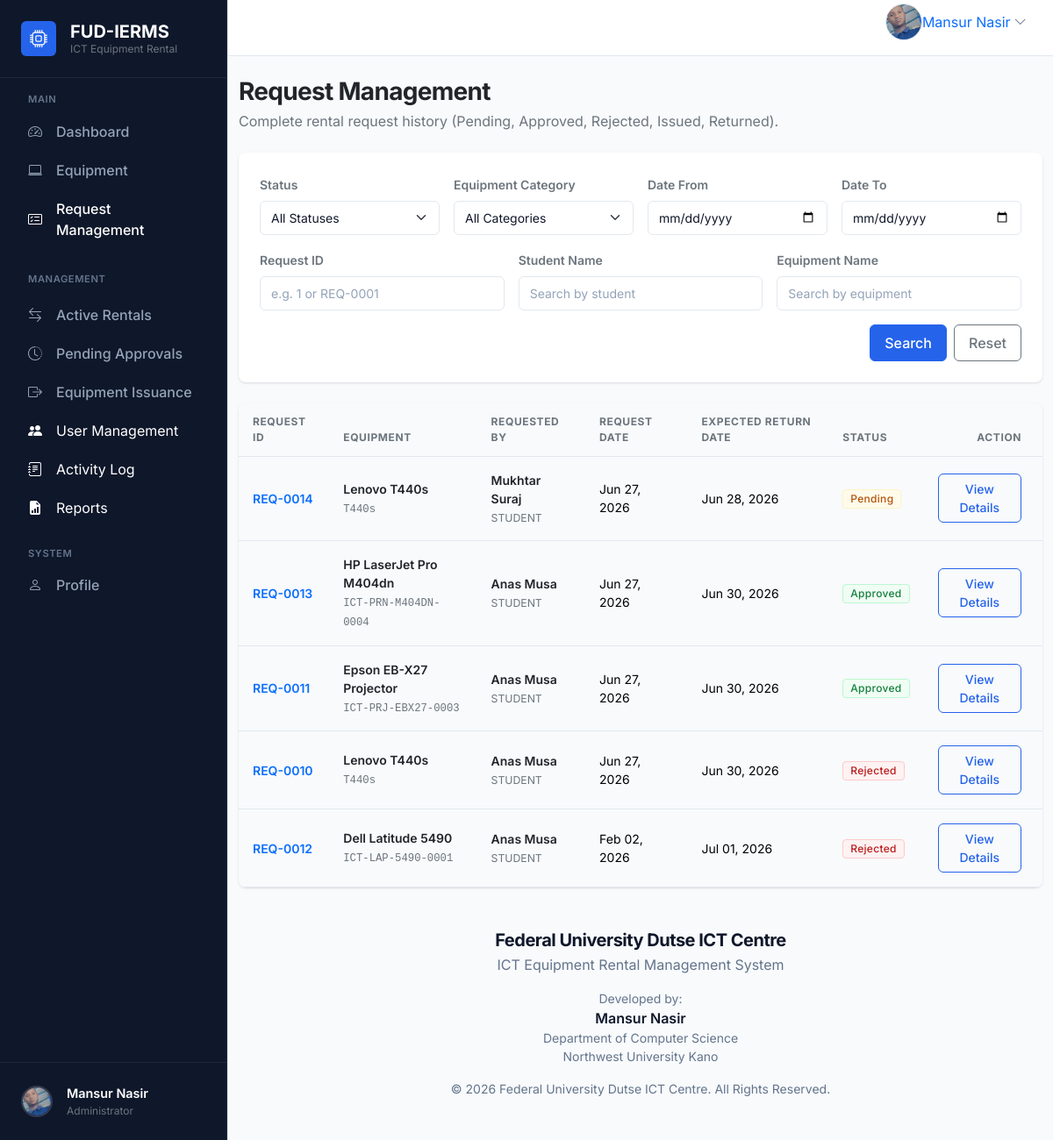
The app's page /rentals/admin/request-management/ (signed in), older data.
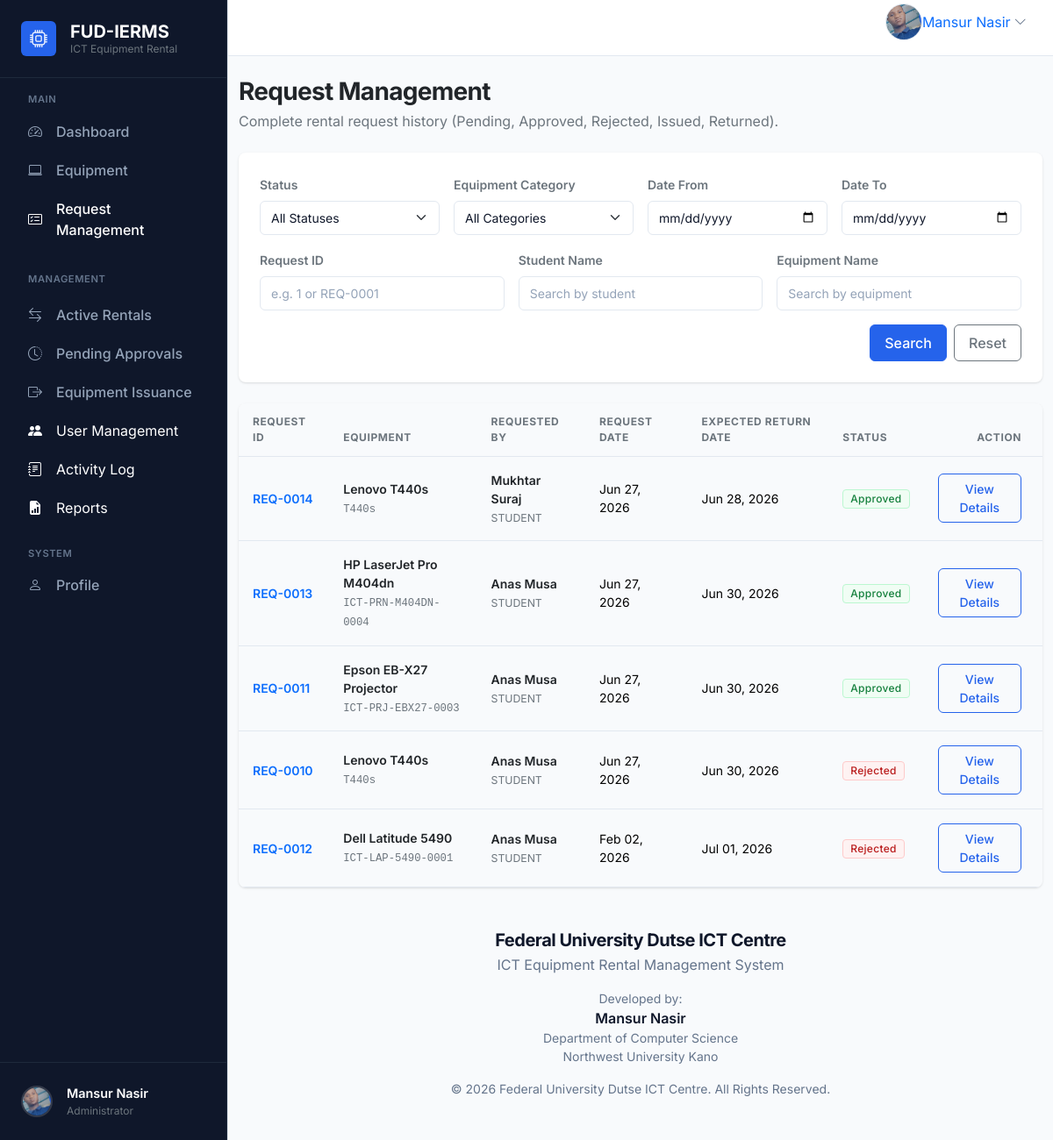
The same page, newer data.
### rentals/models.py (models this page shows, shortened)
class RentalRequest(models.Model):
    class Status(models.TextChoices):
        PENDING = "PENDING", "Pending"
        APPROVED = "APPROVED", "Approved"
        REJECTED = "REJECTED", "Rejected"
    requester = models.ForeignKey(
        settings.AUTH_USER_MODEL,
        on_delete=models.CASCADE,
        related_name="rental_requests",
    )
    equipment = models.ForeignKey(
        Equipment,
        on_delete=models.CASCADE,
        related_name="rental_requests",
    )
    quantity = models.PositiveIntegerField(default=1)
    purpose = models.TextField()
    request_date = models.DateField()
    expected_return_date = models.DateField()
    status = models.CharField(
        max_length=20,
        choices=Status.choices,
        default=Status.PENDING,
    )
    remarks = models.TextField(blank=True)
    approved_date = models.DateField(null=True, blank=True, db_index=True)
    created_at = models.DateTimeField(auto_now_add=True)
    updated_at = models.DateTimeField(auto_now=True)
    class Meta:
        ordering = ["-created_at"]
        indexes = [
            models.Index(fields=["status"]),
            models.Index(fields=["request_date"]),
        ]

### equipment/models.py (models this page shows, shortened)
class Equipment(models.Model):
    class Category(models.TextChoices):
        LAPTOP = "LAPTOP", "Laptop"
        PROJECTOR = "PROJECTOR", "Projector"
        PRINTER = "PRINTER", "Printer"
        SCANNER = "SCANNER", "Scanner"
        CAMERA = "CAMERA", "Camera"
        NETWORKING = "NETWORKING", "Networking Device"
    class Status(models.TextChoices):
        AVAILABLE = "AVAILABLE", "Available"
        UNAVAILABLE = "UNAVAILABLE", "Unavailable"
        MAINTENANCE = "MAINTENANCE", "Maintenance"
    class Condition(models.TextChoices):
        EXCELLENT = "EXCELLENT", "Excellent"
        GOOD = "GOOD", "Good"
        FAIR = "FAIR", "Fair"
        DAMAGED = "DAMAGED", "Damaged"
    name = models.CharField(max_length=255)
    category = models.CharField(
        max_length=50,
        choices=Category.choices,
        default=Category.LAPTOP,
    )
    description = models.TextField(blank=True)
    serial_number = models.CharField(max_length=100, unique=True)
    quantity = models.PositiveIntegerField(default=1)
    available_quantity = models.PositiveIntegerField(default=1)
    condition = models.CharField(
        max_length=50,
        choices=Condition.choices,
        default=Condition.EXCELLENT,
    )
    image = models.ImageField(
        upload_to="equipment_images/",
        blank=True,
        null=True,
    )
    status = models.CharField(
        max_length=50,
        choices=Status.choices,
        default=Status.AVAILABLE,
    )
    created_at = models.DateTimeField(auto_now_add=True)
    updated_at = models.DateTimeField(auto_now=True)
    class Meta:
        ordering = ["name"]
        indexes = [
            models.Index(fields=["category"]),
            models.Index(fields=["status"]),
        ]

### accounts/models.py (models this page shows, shortened)
class User(AbstractUser):
    objects = CustomUserManager()
    class Role(models.TextChoices):
        ADMIN = "ADMIN", "Admin"
        STUDENT = "STUDENT", "Student"
        STAFF = "STAFF", "Staff"
    role = models.CharField(
        max_length=20,
        choices=Role.choices,
        default=Role.STUDENT,
        db_index=True,
    )
    phone = models.CharField(max_length=20, blank=True, db_index=True)
    faculty = models.CharField(max_length=255, blank=True)
    department = models.CharField(max_length=255, blank=True)
    profile_image = models.ImageField(
        upload_to="profile_images/",
        blank=True,
        null=True,
    )
    created_at = models.DateTimeField(auto_now_add=True)
    updated_at = models.DateTimeField(auto_now=True)
    class Meta:
        verbose_name = "User"
        verbose_name_plural = "Users"
        ordering = ["-created_at"]
        indexes = [
            models.Index(fields=["role"]),
        ]

### rentals/views.py (the view)
class AdminRequestManagementListView(LoginRequiredMixin, AdminRequiredMixin, ListView):
    model = RentalRequest
    template_name = "rentals/admin_request_management.html"
    context_object_name = "requests"
    paginate_by = 10
    def get_queryset(self):
        qs = RentalRequest.objects.select_related("requester", "equipment", "rental")
        qs = annotate_request_management_queryset(qs)
        status = self.request.GET.get("status")
        if status:
            qs = qs.filter(history_status=status)
        equipment_category = self.request.GET.get("equipment_category")
        if equipment_category:
            qs = qs.filter(equipment__category=equipment_category)
        date_from = self.request.GET.get("date_from")
        if date_from:
            qs = qs.filter(request_date__gte=date_from)
        date_to = self.request.GET.get("date_to")
        if date_to:
            qs = qs.filter(request_date__lte=date_to)
        request_id = self.request.GET.get("request_id")
        if request_id:
            digits = "".join(filter(str.isdigit, request_id))
            if digits:
                qs = qs.filter(pk=int(digits))
        student_name = self.request.GET.get("student_name")
        if student_name:
            qs = qs.filter(
                Q(requester__username__icontains=student_name)
                | Q(requester__first_name__icontains=student_name)
                | Q(requester__last_name__icontains=student_name)
            )
        equipment_name = self.request.GET.get("equipment_name")
        if equipment_name:
            qs = qs.filter(equipment__name__icontains=equipment_name)
        return qs.order_by("-request_date", "-pk")
    def get_context_data(self, **kwargs):
        context = super().get_context_data(**kwargs)
        context["status_choices"] = [
            ("PENDING", "Pending"),
            ("APPROVED", "Approved"),
            ("REJECTED", "Rejected"),
            ("ISSUED", "Issued"),
            ("RETURNED", "Returned"),
        ]
        try:
            from equipment.models import Equipment
            context["equipment_categories"] = Equipment.Category.choices
        except Exception:
            context["equipment_categories"] = []
        get_copy = self.request.GET.copy()
        get_copy.pop("page", None)
        context["query_params"] = get_copy.urlencode()
        return context

### accounts/context_processors.py (called while the page is built)
def branding(request: Any) -> dict[str, str]:
    return {
        "system_name": getattr(settings, "SYSTEM_NAME", "ICT Equipment Rental Management System"),
        "short_system_name": getattr(settings, "SHORT_SYSTEM_NAME", "FUD EquipTrack"),
        "organization_name": getattr(settings, "ORGANIZATION_NAME", "Federal University Dutse ICT Centre"),
        "system_description": getattr(
            settings,
            "SYSTEM_DESCRIPTION",
            "A secure platform for requesting, issuing, tracking, and managing ICT equipment.",
        ),
        "copyright_text": getattr(
            settings,
            "COPYRIGHT_TEXT",
            "© 2026 Federal University Dutse ICT Centre",
        ),
    }

### rentals/views.py (called while the page is built)
    def test_func(self):
        user = self.request.user
        return user.is_authenticated and (user.role == User.Role.ADMIN or user.is_superuser)

### templates/rentals/admin_request_management.html (shortened to what the changed rows need)
{% extends "base.html" %}
{% block content %}
<div class="d-flex flex-column flex-md-row justify-content-between align-items-start align-items-md-center mb-4 gap-3">
  <div>
    <h1 class="h3 fw-bold text-dark mb-1">Request Management</h1>
  </div>
</div>
{% if requests %}
  <div class="card border-0 shadow-sm overflow-hidden">
    <div class="table-responsive">
      <table class="table table-hover mb-0 align-middle">
        <thead class="bg-light">
          <tr>
            <th class="text-secondary small fw-bold">Request ID</th>
            <th class="text-secondary small fw-bold">Equipment</th>
            <th class="text-secondary small fw-bold">Requested By</th>
            <th class="text-secondary small fw-bold">Request Date</th>
            <th class="text-secondary small fw-bold d-none d-md-table-cell">Expected Return Date</th>
            <th class="text-secondary small fw-bold">Status</th>
            <th class="text-secondary small fw-bold text-end pe-4">Action</th>
          </tr>
        </thead>
        <tbody>
          {% for row in requests %}
            <tr>
            <td>
              <a href="{% url 'rentals:detail' row.pk %}" class="text-primary text-decoration-none fw-semibold">
                  REQ-{{ row.pk|stringformat:"04d" }}
              </a>
            </td>
              <td>
                <div class="fw-semibold text-dark">
                {{ row.equipment.name }}
                  </div>
                  <small class="text-secondary font-monospace">
                      {{ row.equipment.serial_number }}
                  </small>
              </td>
              <td>
                <div class="fw-semibold text-dark">
          {% if row.requester.get_full_name %}
              {{ row.requester.get_full_name }}
          {% else %}
              {{ row.requester.username }}
          {% endif %}
              </div>
              <small class="text-secondary">
                  {{ row.requester.role }}
              </small>
              </td>
              <td>{{ row.request_date|date:"M d, Y" }}</td>
              <td class="d-none d-md-table-cell">{{ row.expected_return_date|date:"M d, Y" }}</td>
              <td>
                {% if row.history_status == 'PENDING' %}
                  <span class="badge bg-warning-subtle text-warning border border-warning-subtle">Pending</span>
                {% elif row.history_status == 'APPROVED' %}
                  <span class="badge bg-success-subtle text-success border border-success-subtle">Approved</span>
                {% elif row.history_status == 'REJECTED' %}
                  <span class="badge bg-danger-subtle text-danger border border-danger-subtle">Rejected</span>
                {% elif row.history_status == 'ISSUED' %}
                  <span class="badge bg-primary-subtle text-primary border border-primary-subtle">Issued</span>
                {% elif row.history_status == 'RETURNED' %}
                  <span class="badge bg-success-subtle text-success border border-success-subtle">Returned</span>
                {% else %}
                  <span class="badge bg-secondary-subtle text-secondary border border-secondary-subtle">{{ row.history_status_display }}</span>
                {% endif %}
              </td>
              <td class="text-end pe-4">
                <a href="{% url 'rentals:detail' row.pk %}" class="btn btn-sm btn-outline-primary">View Details</a>
              </td>
            </tr>
          {% endfor %}
        </tbody>
      </table>
    </div>
  </div>
{% else %}
  {% include "partials/empty_state.html" with title="No requests found" description="Adjust your filters or search criteria." %}
{% endif %}
{% endblock content %}

Row changes from the older to the newer data that the page shows:
changed RentalRequest "Jun 28, 2026": text "Pending" → "Approved"
